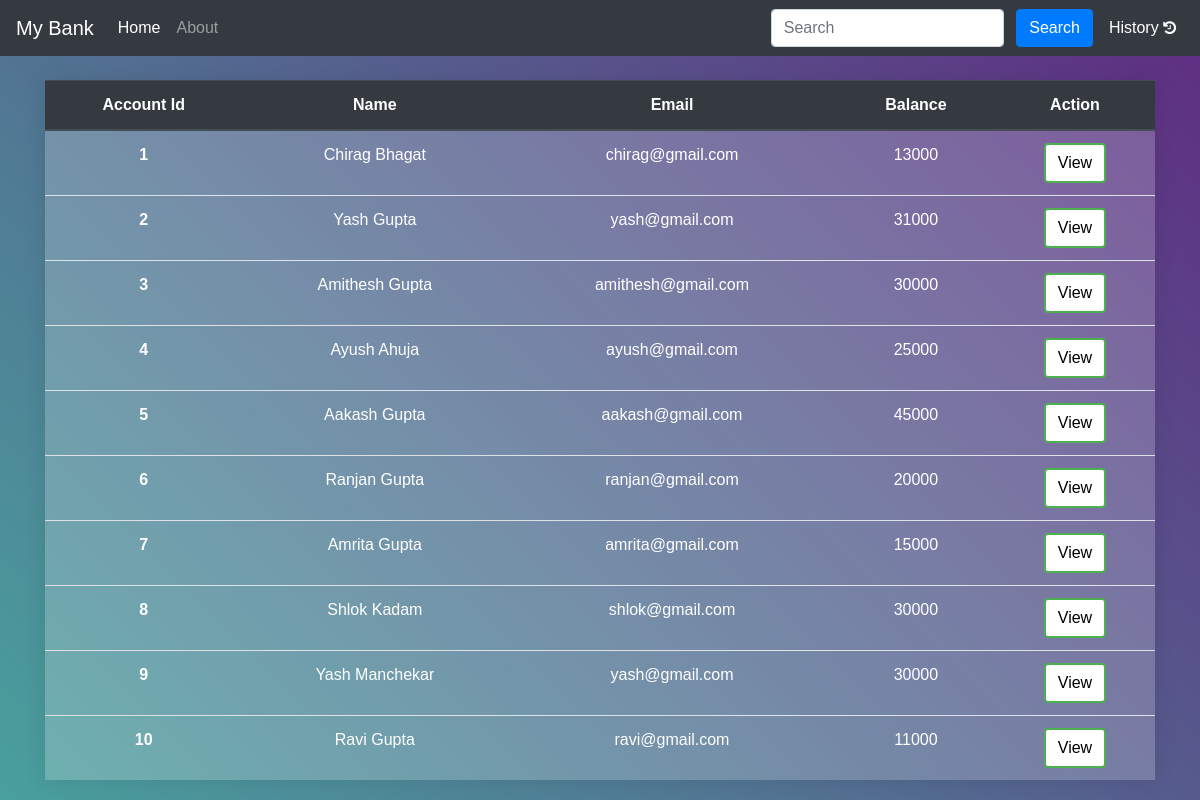
The page / on the database its author committed.
### accounts/models.py (models this page shows, shortened)
class customer(models.Model):
    id = models.AutoField(primary_key=True)
    name = models.CharField(max_length=100)
    email = models.CharField(max_length=100)
    curr_balance = models.IntegerField(default=0)

### accounts/views.py (the view)
# urls.py: path('', views.home, name='home'),
def home(request):
    users = customer.objects.values()
    params = {'users':users}
    return render(request, 'accounts/bank.html',params)

### templates/accounts/bank.html (shortened to what this page needs)
{% extends 'base.html' %}
{% block homeactive %} active {% endblock homeactive %}
{% block body %}
  <div class="container pt-4">
    <table class="table">
      <thead class="thead-dark">
        <tr>
          <th scope="col">Account Id</th>
          <th scope="col">Name</th>
          <th scope="col">Email</th>
          <th scope="col">Balance</th>
          <th scope="col">Action</th>
        </tr>
      </thead>
      <tbody>
        {% for user in users %}
        <tr>
          <th scope="row" class="myrows">{{user.id}}</th>
          <td>{{user.name}}</td>
          <td>{{user.email}}</td>
          <td>{{user.curr_balance}}</td>
          <td><a href="user/{{user.id}}"><button class="btn">View</button></a></td>
        </tr>
        {% endfor %}
      </tbody>
    </table>
  </div>
{% endblock body %}

### templates/base.html (shortened to what this page needs)
<!DOCTYPE html>
<html lang="en">
<head>
  <link rel="stylesheet" href="https://stackpath.bootstrapcdn.com/bootstrap/4.2.1/css/bootstrap.min.css"
>
    <link rel="stylesheet" href="https://cdnjs.cloudflare.com/ajax/libs/font-awesome/4.7.0/css/font-awesome.min.css">
</head>
<body>
  <nav class="navbar navbar-expand-lg navbar-dark bg-dark">
    <a class="navbar-brand" href="/">My Bank</a>
    <div class="collapse navbar-collapse" id="navbarSupportedContent">
      <ul class="navbar-nav mr-auto">
        <li class="nav-item {% block homeactive %}  {% endblock homeactive %}">
          <a class="nav-link" href="/">Home <span class="sr-only">(current)</span></a>
        </li>
        <li class="nav-item {% block aboutactive %}  {% endblock aboutactive %}">
          <a class="nav-link" href="/about">About</a>
        </li>
      </ul>
      <div class="ml-auto form-inline ">
        <form method="get" action="/search" class="my-2 my-lg-0 mx-3">
          <input class="form-control mr-sm-2" type="search" placeholder="Search" aria-label="Search" name="query"
            id="query">
          <button class="btn btn-primary my-2 my-sm-0 " type="submit">Search</button>
        </form>
        <ul class="navbar-nav mr-2 history">
          <li class="{% block historyactive %}  {% endblock historyactive %}">
            <a href={% url 'transaction' %}>History <i class="fa fa-history" style="font-size:15px"></i></a>
          </li>
        </ul>
      </div>
    </div>
  </nav>
{% block body %}
 {% endblock body %}
  </body>
</html>

### rows shown on the page
customer: id "1", name "Chirag Bhagat", email "chirag@gmail.com", curr_balance "13000"
customer: id "2", name "Yash Gupta", email "yash@gmail.com", curr_balance "31000"
customer: id "3", name "Amithesh Gupta", email "amithesh@gmail.com", curr_balance "30000"
customer: id "4", name "Ayush Ahuja", email "ayush@gmail.com", curr_balance "25000"
customer: id "5", name "Aakash Gupta", email "aakash@gmail.com", curr_balance "45000"
customer: id "6", name "Ranjan Gupta", email "ranjan@gmail.com", curr_balance "20000"
customer: id "7", name "Amrita Gupta", email "amrita@gmail.com", curr_balance "15000"
customer: id "8", name "Shlok Kadam", email "shlok@gmail.com", curr_balance "30000"
customer: id "9", name "Yash Manchekar", email "yash@gmail.com", curr_balance "30000"
customer: id "10", name "Ravi Gupta", email "ravi@gmail.com", curr_balance "11000"
